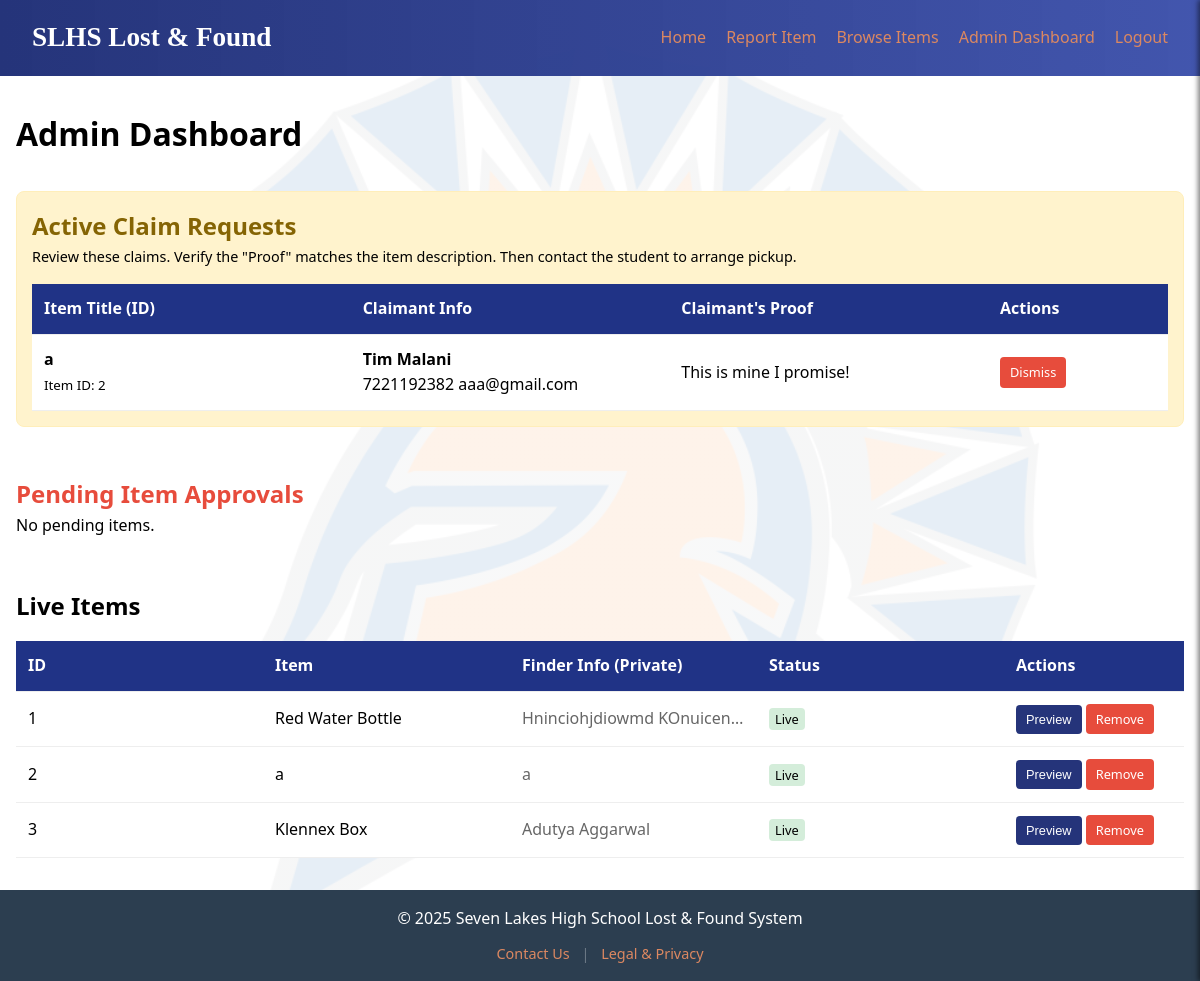
The page /dashboard (signed in) on the database as committed earlier.
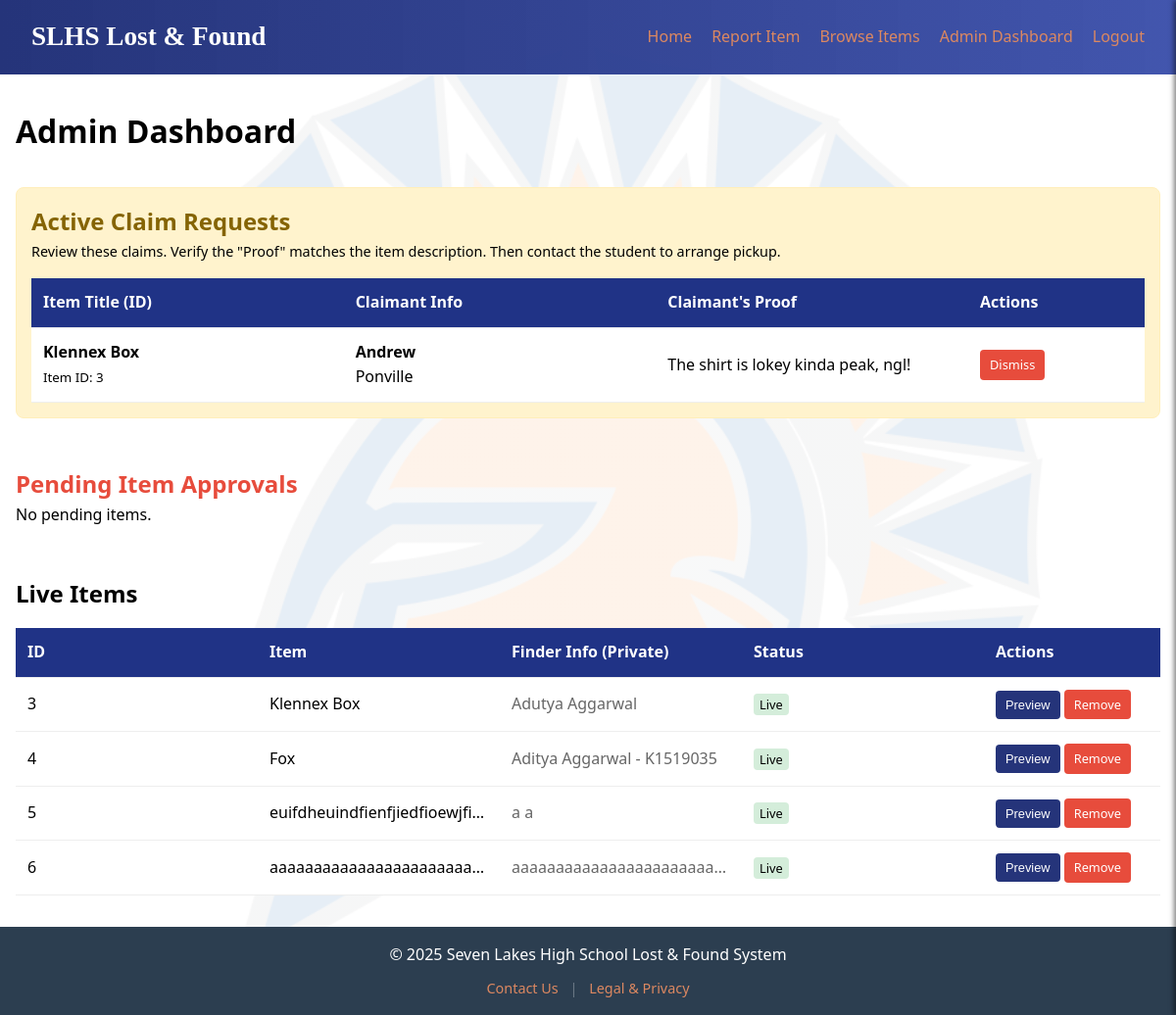
The same page on the database as committed later.
### tables this page shows
CREATE TABLE claims (
                id INTEGER PRIMARY KEY AUTOINCREMENT,
                item_id INTEGER NOT NULL,
                item_title TEXT NOT NULL,
                claimer_name TEXT NOT NULL,
                claimer_contact TEXT NOT NULL,
                proof_description TEXT NOT NULL,
                timestamp DATETIME DEFAULT CURRENT_TIMESTAMP
            );

CREATE TABLE items (
                id INTEGER PRIMARY KEY AUTOINCREMENT,
                title TEXT NOT NULL,
                description TEXT NOT NULL,
                location TEXT NOT NULL,
                date_found TEXT NOT NULL,
                contact_info TEXT NOT NULL, 
                image_file TEXT,
                status TEXT DEFAULT 'pending' 
            );

### app.py (the view)
@app.route('/dashboard')
def dashboard():
    if 'user_id' not in session:
        return redirect(url_for('login'))
    db = get_db()
    pending = db.execute('SELECT * FROM items WHERE status = "pending"').fetchall()
    approved = db.execute('SELECT * FROM items WHERE status = "approved"').fetchall()
    claims = db.execute('SELECT * FROM claims ORDER BY id DESC').fetchall()
    return render_template('dashboard.html', pending=pending, approved=approved, claims=claims)

### app.py (called while the page is built)
def get_db():
    db = getattr(g, '_database', None)
    if db is None:
        db = g._database = sqlite3.connect(DATABASE)
        db.row_factory = sqlite3.Row
    return db

@app.teardown_appcontext
def close_connection(exception):
    db = getattr(g, '_database', None)
    if db is not None:
        db.close()

### templates/dashboard.html (shortened to what this page needs)
{% extends 'base.html' %}
{% block content %}
<h1>Admin Dashboard</h1>
<div style="margin-top: 2rem; background: #fff3cd; padding: 15px; border-radius: 8px; border: 1px solid #ffeeba;">
    <h2 style="color: #856404;">Active Claim Requests</h2>
    <p style="font-size: 0.9rem; margin-bottom: 10px;">
        Review these claims. Verify the "Proof" matches the item description.
        Then contact the student to arrange pickup.
    </p>
    {% if claims %}
    <table class="admin-table">
        <thead>
            <tr>
                <th>Item Title (ID)</th>
                <th>Claimant Info</th>
                <th>Claimant's Proof</th>
                <th>Actions</th>
            </tr>
        </thead>
        <tbody>
            {% for claim in claims %}
            <tr>
                <td>
                    <strong>{{ claim.item_title }}</strong><br>
                    <small>Item ID: {{ claim.item_id }}</small>
                </td>
                <td>
                    <strong>{{ claim.claimer_name }}</strong><br>
                    {{ claim.claimer_contact }}
                </td>
                <td>{{ claim.proof_description }}</td>
                <td>
                    <a href="{{ url_for('delete_claim', id=claim.id) }}" class="btn btn-danger" style="padding: 5px 10px; font-size: 0.8rem;" onclick="return confirm('Dismiss this claim request?')">Dismiss</a>
                </td>
            </tr>
            {% endfor %}
        </tbody>
    </table>
    {% else %}
    <p>No active claims.</p>
    {% endif %}
</div>
<div style="margin-top: 3rem;">
    <h2 style="color: var(--accent);">Pending Item Approvals</h2>
    {% if pending %}
    <table class="admin-table">
        <thead>
            <tr>
                <th>Item</th>
                <th>Finder Info (Private)</th>
                <th>Description</th>
                <th>Actions</th>
            </tr>
        </thead>
        <tbody>
            {% for item in pending %}
            <tr>
                <td>
                    <strong>{{ item.title }}</strong><br>
                    <small>{{ item.date_found }}</small>
                </td>
                <td style="color: var(--accent); font-weight: bold;">{{ item.contact_info }}</td>
                <td>{{ item.description[:50] }}...</td>
                <td>
                    <button class="btn btn-preview" style="padding: 5px 10px; font-size: 0.8rem;"
                            data-title="{{ item.title }}"
                            data-desc="{{ item.description }}"
                            data-location="{{ item.location }}"
                            data-date="{{ item.date_found }}"
                            data-contact="{{ item.contact_info }}"
                            data-img="{{ item.image_file or '' }}"
                            onclick="openPreview(this)">
                        Preview
                    </button>
                    <a href="{{ url_for('approve', id=item.id) }}" class="btn" style="padding: 5px 10px; font-size: 0.8rem;">Approve</a>
                    <a href="{{ url_for('delete', id=item.id) }}" class="btn btn-danger" style="padding: 5px 10px; font-size: 0.8rem;" onclick="return confirm('Are you sure?')">Delete</a>
                </td>
            </tr>
            {% endfor %}
        </tbody>
    </table>
    {% else %}
    <p>No pending items.</p>
    {% endif %}
</div>
<div style="margin-top: 3rem;">
    <h2>Live Items</h2>
    <table class="admin-table">
        <thead>
            <tr>
                <th>ID</th>
                <th>Item</th>
                <th>Finder Info (Private)</th>
                <th>Status</th>
                <th>Actions</th>
            </tr>
        </thead>
        <tbody>
            {% for item in approved %}
            <tr>
                <td>{{ item.id }}</td>
                <td>{{ item.title }}</td>
                <td style="color: #666;">{{ item.contact_info }}</td>
                <td><span style="background: #d4edda; padding: 2px 6px; border-radius: 4px; font-size: 0.8rem;">Live</span></td>
                <td>
                    <button class="btn btn-preview" style="padding: 7px 10px; font-size: 0.8rem;"
                            data-title="{{ item.title }}"
                            data-desc="{{ item.description }}"
                            data-location="{{ item.location }}"
                            data-date="{{ item.date_found }}"
                            data-contact="{{ item.contact_info }}"
                            data-img="{{ item.image_file or '' }}"
                            onclick="openPreview(this)">
                        Preview
                    </button>
                    <a href="{{ url_for('delete', id=item.id) }}" class="btn btn-danger" style="padding: 5px 10px; font-size: 0.8rem;" onclick="return confirm('Delete this item (and all its claims)?')">Remove</a>
                </td>
            </tr>
            {% endfor %}
        </tbody>
    </table>
</div>
{% endblock %}

### templates/base.html (shortened to what this page needs)
<!DOCTYPE html>
<html lang="en">
<head>
    <link rel="stylesheet" href="{{ url_for('static', filename='style.css') }}">
</head>
<body>
    <nav>
        <a href="{{ url_for('index') }}" class="logo">SLHS Lost & Found</a>
        <ul class="nav-links desktop-nav">
            <li><a href="{{ url_for('index') }}">Home</a></li>
            <li><a href="{{ url_for('report') }}">Report Item</a></li>
            <li><a href="{{ url_for('items') }}">Browse Items</a></li>
            {% if session.get('user_id') %}
                <li><a href="{{ url_for('dashboard') }}">Admin Dashboard</a></li>
                <li><a href="{{ url_for('logout') }}">Logout</a></li>
            {% else %}
                <li><a href="{{ url_for('login') }}">Login</a></li>
            {% endif %}
        </ul>
    </nav>
    <main>
        {% block content %}{% endblock %}
    </main>
    <footer>
        <p>&copy; 2025 Seven Lakes High School Lost & Found System</p>
        <div class="footer-links">
            <a href="{{ url_for('contact') }}">Contact Us</a>
            <span class="separator">|</span>
            <a href="{{ url_for('legal') }}">Legal & Privacy</a>
        </div>
    </footer>
</body>
</html>

### static/style.css (style rules this page uses)
:root { --primary: #c7470c; --secondary: #25347a; --accent: #e74c3c; --light: #dc8861; --dark: #2c3e50; --text-color: black; --font-main: 'Segoe UI', Tahoma, Geneva, Verdana, sans-serif; }
footer { text-align: center; padding: 2rem 1rem; background-color: var(--dark); color: white; margin-top: auto; }
.footer-links { margin-top: 10px; font-size: 0.9rem; }
.footer-links a { color: var(--light); text-decoration: none; margin: 0 8px; transition: color 0.3s; }
.separator { color: rgba(255,255,255,0.3); }
* { box-sizing: border-box; margin: 0; padding: 0; }
body { font-family: var(--font-main); color: var(--text-color); line-height: 1.6; display: flex; flex-direction: column; min-height: 100vh; overflow-x: hidden; background-image: linear-gradient(rgba(255, 255, 255, 0.90), rgba(255, 255, 255, 0.90)), url('seven_lakes_logo.png'); background-size: cover; background-position: center; background-attachment: fixed; background-repeat: no-repeat; }
nav { background: linear-gradient(to right, #25347a, #3348a7ec); color: white; padding: 1rem 2rem; display: flex; justify-content: space-between; align-items: center; position: relative; z-index: 100; }
.logo { font-family:'Gill Sans'; font-size: 1.7rem; font-weight: bold; text-decoration: none; color: white; }
.nav-links { list-style: none; display: flex; gap: 20px; }
.nav-links a { color: var(--light); text-decoration: none; font-weight: 500; transition: color 0.3s; }
main { max-width: 1200px; margin: 2rem auto; padding: 0 1rem; width: 100%; flex: 1; }
button.btn, .btn { display: inline-block; background-color: var(--secondary); color: white; padding: 10px 20px; border: none; border-radius: 4px; cursor: pointer; text-decoration: none; font-size: 1rem; transition: background 0.3s; }
.btn-danger { background-color: var(--accent); }
.btn-preview { background-color: #95a5a6; }
.admin-table { width: 100%; border-collapse: collapse; margin-top: 1rem; background: white; table-layout: fixed; }
.admin-table th, .admin-table td { padding: 12px; border-bottom: 1px solid #eee; text-align: left; white-space: nowrap; overflow: hidden; text-overflow: ellipsis; }
.admin-table th { background-color: #203386; color: white; }
.admin-table th:last-child, .admin-table td:last-child { width: 180px; white-space: normal; overflow: visible; }
footer { text-align: center; padding: 1rem; background-color: var(--dark); color: white; margin-top: auto; }

Rows that differ between the two databases and show on the page:
removed claims: item_title "a", item_id "2", claimer_name "Tim Malani", claimer_contact "7221192382 aaa@gmail.com", proof_description "This is mine I promise!"
removed items: id "1", title "Red Water Bottle", contact_info "Hninciohjdiowmd KOnuicen…"
removed items: id "2", title "a", contact_info "a"
added claims: item_title "Klennex Box", item_id "3", claimer_name "Andrew", claimer_contact "Ponville", proof_description "The shirt is lokey kinda peak, ngl!"
added items: id "4", title "Fox", contact_info "Aditya Aggarwal - K1519035"
added items: id "5", title "euifdheuindfienfjiedfioewjfi…", contact_info "a a"
added items: id "6", title "aaaaaaaaaaaaaaaaaaaaaaa…", contact_info "aaaaaaaaaaaaaaaaaaaaaaa…"
